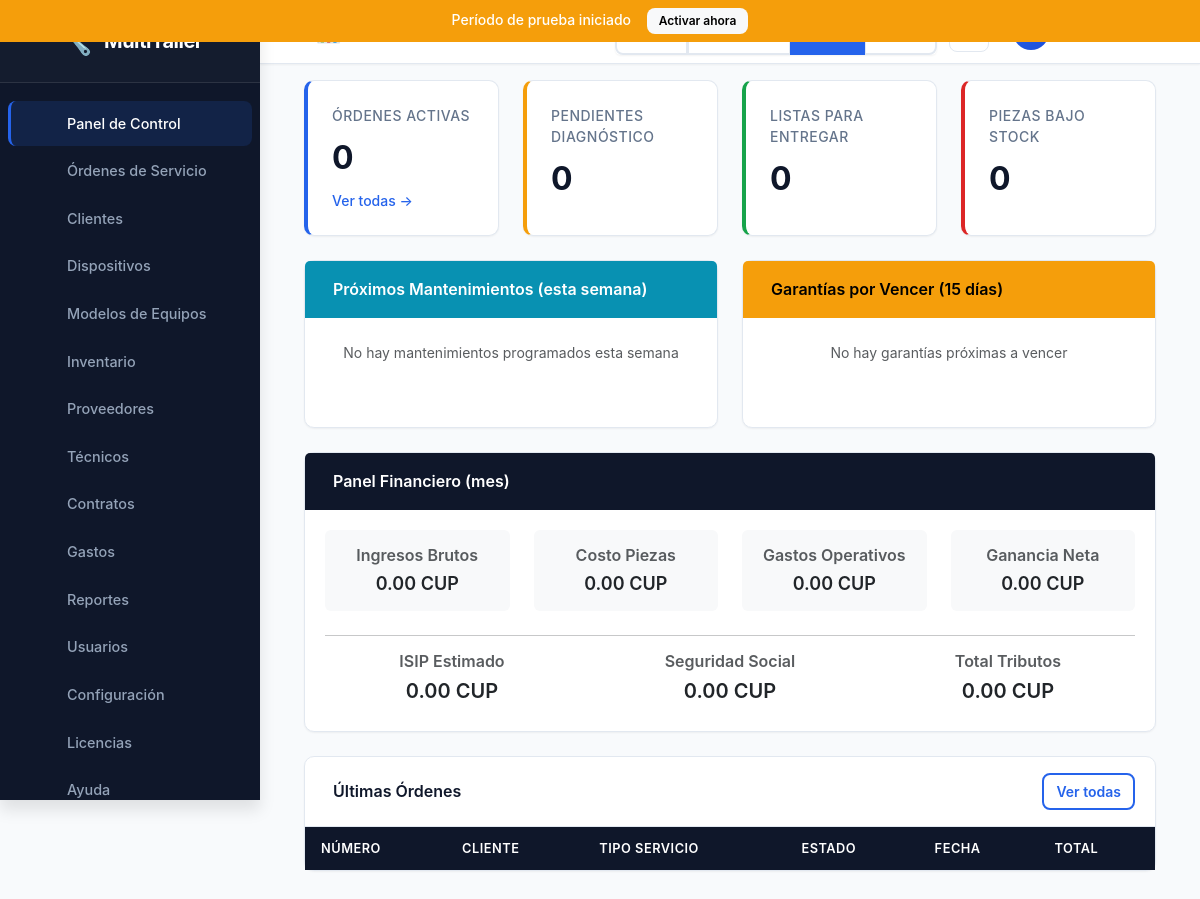
/dashboard (signed in), run on an earlier commit of the app's database.
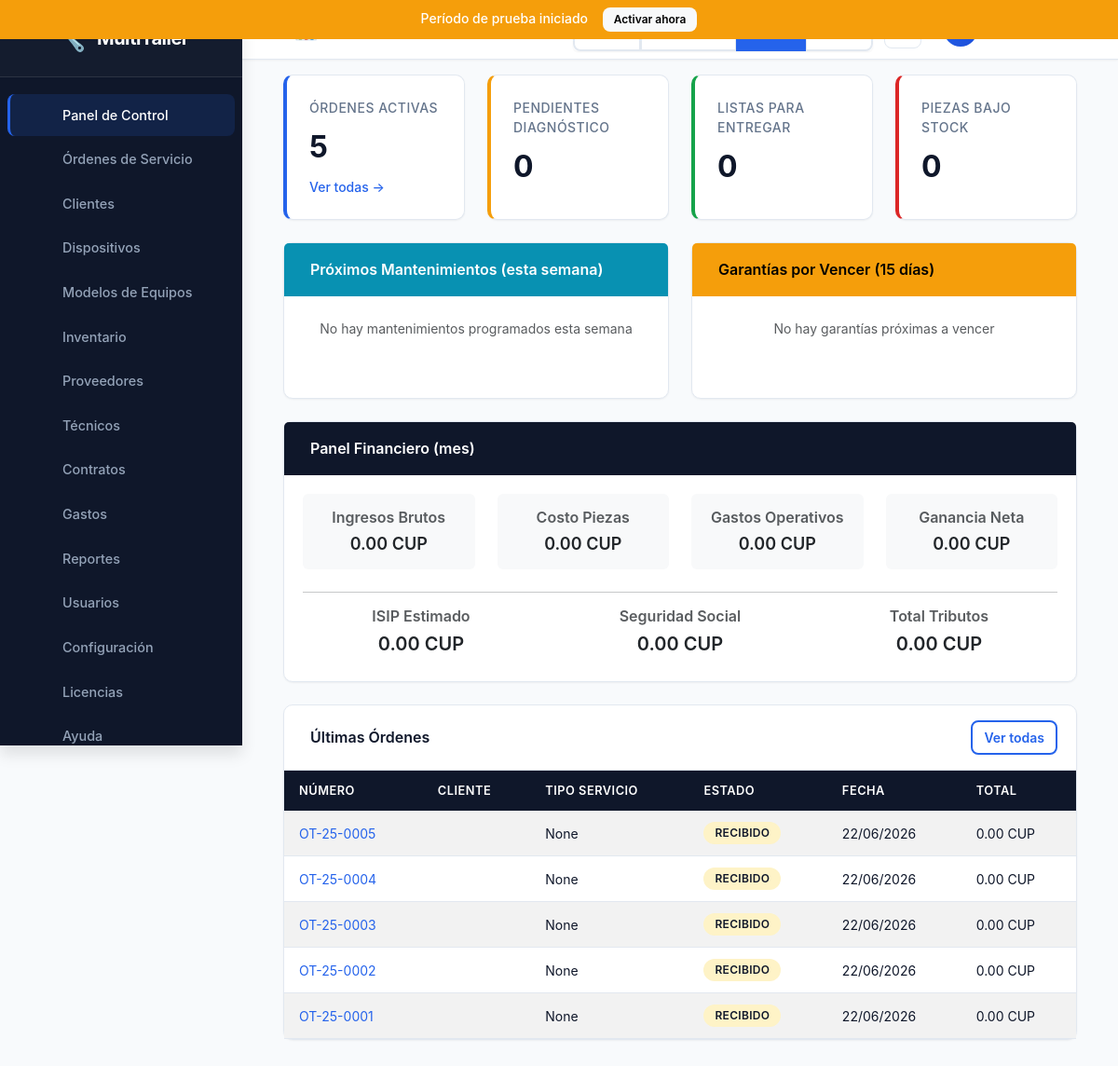
And on a later commit of the database.
### models.py (models this page shows, shortened)
class Configuracion(db.Model):
    __tablename__ = 'configuracion'
    id = db.Column(db.Integer, primary_key=True)
    clave = db.Column(db.String(100), unique=True, nullable=False)
    valor = db.Column(db.Text)
    descripcion = db.Column(db.Text)
    fecha_actualizacion = db.Column(db.DateTime, default=datetime.utcnow, onupdate=datetime.utcnow)

class Orden(db.Model):
    __tablename__ = 'ordenes'
    id = db.Column(db.Integer, primary_key=True)
    numero_orden = db.Column(db.String(20), unique=True, nullable=False)  # OT-AA-0001
    fecha_entrada = db.Column(db.DateTime, default=datetime.utcnow)
    fecha_entrega_prevista = db.Column(db.DateTime)
    fecha_entrega_real = db.Column(db.DateTime)
    cliente_id = db.Column(db.Integer, db.ForeignKey('clientes.id'), nullable=False)
    tipo_servicio = db.Column(db.String(50))  # Reparación, Mantenimiento, etc.
    estado_general = db.Column(db.String(30), default='Recibido')
    tecnico_id = db.Column(db.Integer, db.ForeignKey('tecnicos.id'))
    mano_obra_costo = db.Column(db.Float, default=0)
    costo_total = db.Column(db.Float, default=0)
    notas_internas = db.Column(db.Text)
    notas_cliente = db.Column(db.Text)
    garantia_meses = db.Column(db.Integer, default=0)
    fecha_fin_garantia = db.Column(db.DateTime)
    es_reingreso = db.Column(db.Boolean, default=False)
    orden_original_id = db.Column(db.Integer, db.ForeignKey('ordenes.id'))
    contrato_id = db.Column(db.Integer, db.ForeignKey('contratos.id'))
    fecha_creacion = db.Column(db.DateTime, default=datetime.utcnow)
    dispositivos_relacion = db.relationship('OrdenDispositivo', backref='orden', lazy=True)
    historial_estados = db.relationship('OrdenHistorialEstado', backref='orden', lazy=True)
    notas = db.relationship('OrdenNota', backref='orden', lazy=True)
    orden_hija = db.relationship('Orden', remote_side=[id], backref='orden_padre')

### routes/dashboard.py (the view, shortened to what this page needs)
@dashboard_bp.route('/dashboard')
def index():
    if 'usuario_id' not in session:
        return {'error': 'No autorizado'}, 401
    periodo = request.args.get('periodo', 'mes')
    hoy = datetime.now(timezone.utc)
    if periodo == 'hoy':
        fecha_inicio = hoy.replace(hour=0, minute=0, second=0, microsecond=0)
    elif periodo == 'semana':
        fecha_inicio = hoy - timedelta(days=hoy.weekday())
    elif periodo == 'mes':
        fecha_inicio = hoy.replace(day=1, hour=0, minute=0, second=0, microsecond=0)
    elif periodo == 'ano':
        fecha_inicio = hoy.replace(month=1, day=1, hour=0, minute=0, second=0, microsecond=0)
    else:
        fecha_inicio = hoy.replace(day=1, hour=0, minute=0, second=0, microsecond=0)
    ordenes_activas = Orden.query.filter(
        Orden.estado_general.notin_(['Entregado', 'Cancelado'])
    ).count()
    ordenes_pendientes_diagnostico = Orden.query.filter_by(estado_general='En diagnóstico').count()
    ordenes_listas_entregar = Orden.query.filter_by(estado_general='Listo para entregar').count()
    piezas_bajo_stock = Pieza.query.filter(Pieza.cantidad <= Pieza.cantidad_minima).all()
    proxima_semana = hoy + timedelta(days=7)
    contratos_activos = Contrato.query.filter_by(activo=True).all()
    proximos_mantenimientos = []
    proximos_15_dias = hoy + timedelta(days=15)
    garantias_por_vencer = Orden.query.filter(
        Orden.fecha_fin_garantia != None,
        Orden.fecha_fin_garantia >= hoy,
        Orden.fecha_fin_garantia <= proximos_15_dias,
        Orden.estado_general == 'Entregado'
    ).all()
    ultimas_ordenes = Orden.query.order_by(Orden.fecha_creacion.desc()).limit(10).all()
    datos_financieros = calcular_panel_financiero(fecha_inicio, hoy)
    moneda_principal = Configuracion.query.filter_by(clave='moneda_principal').first()
    moneda_secundaria = Configuracion.query.filter_by(clave='moneda_secundaria').first()
    tasa_cambio = Configuracion.query.filter_by(clave='tasa_cambio').first()
    return render_template('dashboard/index.html',
                         ordenes_activas=ordenes_activas,
                         ordenes_pendientes_diagnostico=ordenes_pendientes_diagnostico,
                         ordenes_listas_entregar=ordenes_listas_entregar,
                         piezas_bajo_stock=piezas_bajo_stock,
                         proximos_mantenimientos=proximos_mantenimientos,
                         garantias_por_vencer=garantias_por_vencer,
                         ultimas_ordenes=ultimas_ordenes,
                         datos_financieros=datos_financieros,
                         moneda_principal=moneda_principal.valor if moneda_principal else 'CUP',
                         moneda_secundaria=moneda_secundaria.valor if moneda_secundaria else 'MLC',
                         tasa_cambio=float(tasa_cambio.valor) if tasa_cambio else 1.0,
                         periodo=periodo)

### templates/dashboard/index.html (shortened to what the changed rows need)
{% extends "base.html" %}
{% block content %}
<div class="row g-4 mb-4">
    <div class="col-md-6 col-xl-3">
        <div class="summary-card primary animate-fade-in-up delay-1">
            <div class="summary-card-label">Órdenes Activas</div>
            <div class="summary-card-value">{{ ordenes_activas }}</div>
            <a href="{{ url_for('ordenes.listar_ordenes') }}" class="summary-card-link">Ver todas →</a>
        </div>
    </div>
</div>
<div class="card mb-4 animate-fade-in-up">
    <div class="card-body">
        <div class="row g-4 mb-4">
            <div class="col-md-3">
                <div class="text-center p-3 bg-light rounded">
                    <h6 class="text-muted mb-2">Ingresos Brutos</h6>
                    <h4 class="text-success-custom mb-0">{{ "%.2f"|format(datos_financieros.ingresos_brutos) }} {{ moneda_principal }}</h4>
                </div>
            </div>
            <div class="col-md-3">
                <div class="text-center p-3 bg-light rounded">
                    <h6 class="text-muted mb-2">Costo Piezas</h6>
                    <h4 class="text-danger-custom mb-0">{{ "%.2f"|format(datos_financieros.costo_piezas) }} {{ moneda_principal }}</h4>
                </div>
            </div>
            <div class="col-md-3">
                <div class="text-center p-3 bg-light rounded">
                    <h6 class="text-muted mb-2">Gastos Operativos</h6>
                    <h4 class="text-danger-custom mb-0">{{ "%.2f"|format(datos_financieros.gastos_operativos) }} {{ moneda_principal }}</h4>
                </div>
            </div>
            <div class="col-md-3">
                <div class="text-center p-3 bg-light rounded">
                    <h6 class="text-muted mb-2">Ganancia Neta</h6>
                    <h4 class="text-primary-custom mb-0">{{ "%.2f"|format(datos_financieros.ganancia_neta) }} {{ moneda_principal }}</h4>
                </div>
            </div>
        </div>
        <div class="row g-4">
            <div class="col-md-4">
                <div class="text-center">
                    <h6 class="text-muted">ISIP Estimado</h6>
                    <h5 class="text-warning-custom">{{ "%.2f"|format(datos_financieros.isip_estimado) }} {{ moneda_principal }}</h5>
                </div>
            </div>
            <div class="col-md-4">
                <div class="text-center">
                    <h6 class="text-muted">Seguridad Social</h6>
                    <h5 class="text-warning-custom">{{ "%.2f"|format(datos_financieros.seguridad_social) }} {{ moneda_principal }}</h5>
                </div>
            </div>
            <div class="col-md-4">
                <div class="text-center">
                    <h6 class="text-muted">Total Tributos</h6>
                    <h5 class="text-danger-custom">{{ "%.2f"|format(datos_financieros.total_tributos) }} {{ moneda_principal }}</h5>
                </div>
            </div>
        </div>
    </div>
</div>
<div class="card animate-fade-in-up">
    <div class="card-body p-0">
        <div class="table-responsive">
            <table class="table table-hover table-striped mb-0">
                <thead>
                    <tr>
                        <th>Número</th>
                        <th>Cliente</th>
                        <th>Tipo Servicio</th>
                        <th>Estado</th>
                        <th>Fecha</th>
                        <th>Total</th>
                    </tr>
                </thead>
                <tbody>
                    {% for orden in ultimas_ordenes %}
                    <tr>
                        <td><a href="{{ url_for('ordenes.ver_orden', id=orden.id) }}">{{ orden.numero_orden }}</a></td>
                        <td>{{ orden.cliente.nombre_completo }}</td>
                        <td>{{ orden.tipo_servicio }}</td>
                        <td>
                            <span class="badge badge-soft-{% if orden.estado_general == 'Entregado' %}success{% elif orden.estado_general == 'Cancelado' %}danger{% elif 'Listo' in orden.estado_general %}info{% else %}warning{% endif %}">
                                {{ orden.estado_general }}
                            </span>
                        </td>
                        <td>{{ orden.fecha_creacion.strftime('%d/%m/%Y') }}</td>
                        <td>{{ "%.2f"|format(orden.costo_total) }} {{ moneda_principal }}</td>
                    </tr>
                    {% endfor %}
                </tbody>
            </table>
        </div>
    </div>
</div>
{% endblock %}

What changed in the data, as far as the page shows it:
added Orden: numero_orden "OT-25-0005", tipo_servicio "None", estado_general "RECIBIDO", fecha_creacion "22/06/2026", costo_total "0.00", {{ moneda_principal }} "CUP"
added Orden: numero_orden "OT-25-0004", tipo_servicio "None", estado_general "RECIBIDO", fecha_creacion "22/06/2026", costo_total "0.00", {{ moneda_principal }} "CUP"
added Orden: numero_orden "OT-25-0003", tipo_servicio "None", estado_general "RECIBIDO", fecha_creacion "22/06/2026", costo_total "0.00", {{ moneda_principal }} "CUP"
added Orden: numero_orden "OT-25-0002", tipo_servicio "None", estado_general "RECIBIDO", fecha_creacion "22/06/2026", costo_total "0.00", {{ moneda_principal }} "CUP"
added Orden: numero_orden "OT-25-0001", tipo_servicio "None", estado_general "RECIBIDO", fecha_creacion "22/06/2026", costo_total "0.00", {{ moneda_principal }} "CUP"
Also different on the page:
{{ ordenes_activas }}: "0" → "5"
